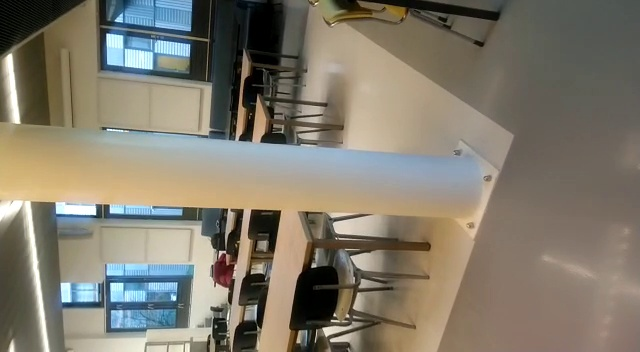
#> input picture Python_Test_Scripts/Optical_Flow/hakim_opticalflow/features/image_sequence_pure_ver3/image_10.jpg, 640 x 352 px, found by its file name
$ python untitled0.py
#> lines starting #> are read from the running program, lines starting #| are printed output that depends on the picture; after the words box and inside, x2 and y2 are one past the last pixel; in counts of white or black regions, pixels touching at a corner belong together
#!/usr/bin/env python3
# -*- coding: utf-8 -*-
"""
Created on Mon Mar 16 15:39:47 2020

@author: hakim
"""
import cv2
import numpy as np
import math

image1 = cv2.imread('image_sequence_pure_ver1/image_10.jpg')
#> image1 is the input picture: shape (352, 640, 3); mean B, G, R 109.4, 123.3, 129.6
gray=cv2.cvtColor(image1,cv2.COLOR_BGR2GRAY)
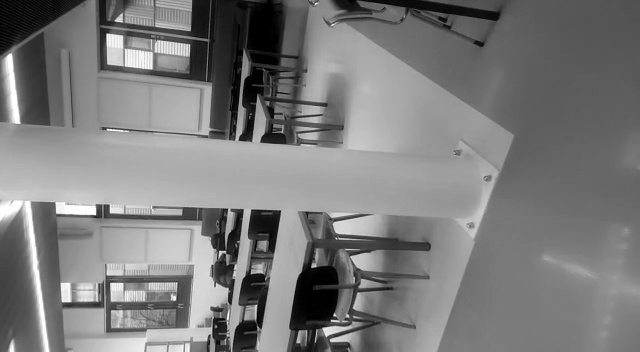
#> gray: shape (352, 640); min 0, max 255, mean 123.6
dst = cv2.Canny(gray, 50, 200)
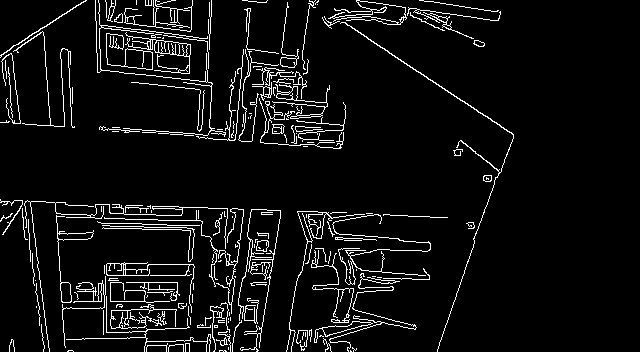
#> dst: shape (352, 640); 6.3% white in thin lines or dots, all inside (x1, y1, x2, y2) = (0, 0, 514, 352)

lines= cv2.HoughLines(dst, 1, math.pi/180.0, 100, np.array([]), 0, 0)
#> lines = 36 rows, first 8: [200, 1.61], [-5, 3.02], [-41, 3.07], [214, 1.61], [-168, 2.15], [214, 1.57], [219, 1.62], [-175, 2.16]
# [5 lines of commented-out code are left out]

a,b,c = lines.shape
#> a = 36; b = 1; c = 2
for i in range(a):
    rho = lines[i][0][0]
    theta = lines[i][0][1]
    a = math.cos(theta)
    b = math.sin(theta)
    x0, y0 = a*rho, b*rho
    pt1 = ( int(x0+1000*(-b)), int(y0+1000*(a)) )
    pt2 = ( int(x0-1000*(-b)), int(y0-1000*(a)) )
    cv2.line(image1, pt1, pt2, (0, 0, 255), 2, cv2.LINE_AA)
#> this loop made 36 passes
#> (rho, theta, a, b, x0, y0, pt1, pt2) on passes 1 to 10: (200, 1.61, -0.0349, 0.999, -6.98, 199.9, (-1006, 164), (992, 234)), (-5, 3.02, -0.993, 0.122, 4.96, -0.609, (-116, -993), (126, 991)), (-41, 3.07, -0.998, 0.0698, 40.9, -2.86, (-28, -1000), (110, 994)), (214, 1.61, -0.0349, 0.999, -7.47, 213.9, (-1006, 178), (991, 248)), (-168, 2.15, -0.545, 0.839, 91.5, -140.9, (-747, -685), (930, 403)), (214, 1.57, -4.37e-08, 1, -9.35e-06, 214, (-1000, 213), (999, 214)), (219, 1.62, -0.0523, 0.999, -11.46, 218.7, (-1010, 166), (987, 271)), (-175, 2.16, -0.559, 0.829, 97.86, -145.1, (-731, -704), (926, 414)), (119, 1.66, -0.0872, 0.996, -10.37, 118.5, (-1006, 31), (985, 205)), (527, 0.332, 0.946, 0.326, 498.3, 171.6, (172, 1117), (823, -773))
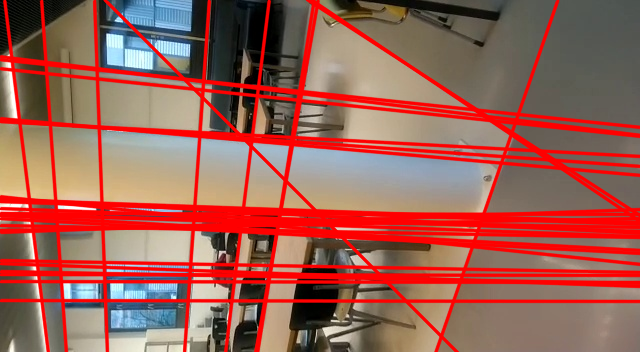
#> image1: shape (352, 640, 3); mean B, G, R 84.4, 95.3, 156.9


cv2.imshow('image1',image1)
cv2.waitKey(0)
#> (the run stopped early here; a loop or call above may not have finished)
